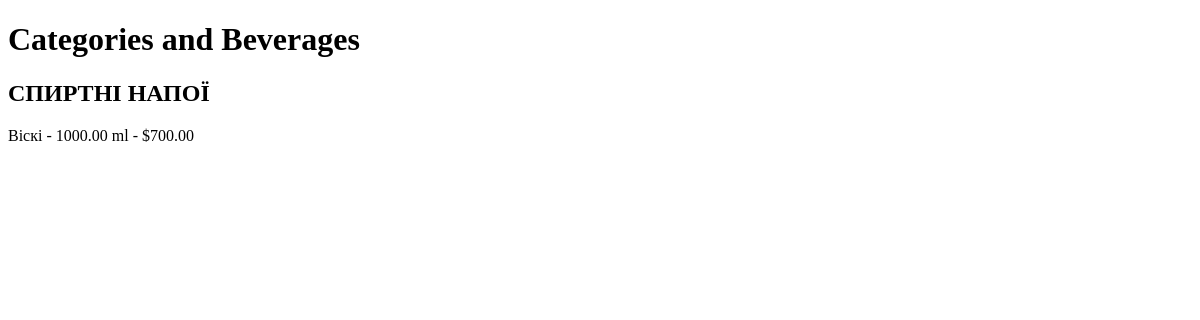
Before: / with the older database file.
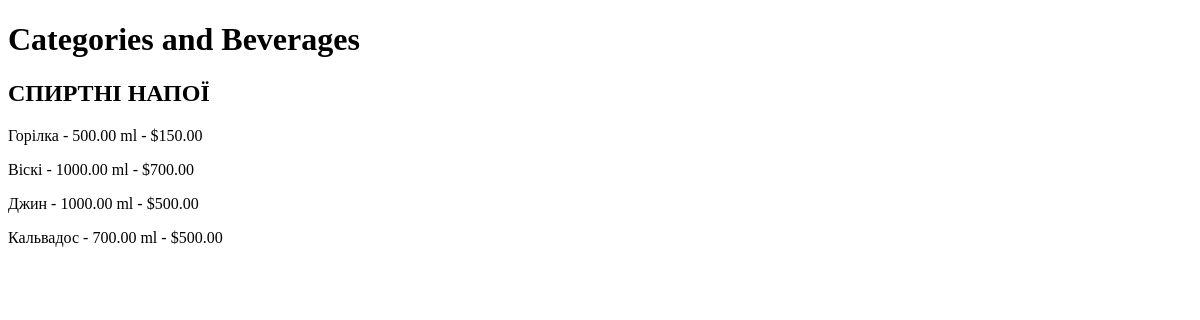
After: the same page with the newer database file.
### main_Kr/models.py (models this page shows, shortened)
class Category(models.Model):
    name = models.CharField(max_length=50)
    is_visible = models.BooleanField(default=True)
    sort = models.IntegerField(default=0)
    class Meta:
        ordering = ('sort','name')

class Beverage(models.Model):
    name = models.CharField(max_length=100)
    volume = models.DecimalField(max_digits=6, decimal_places=2, help_text="Об'єм у мл")
    alcohol_content = models.DecimalField(max_digits=4, decimal_places=2, help_text="Вміст алкоголю у %")
    price = models.DecimalField(max_digits=10, decimal_places=2)
    description = models.TextField(blank=True, null=True)
    photo = models.ImageField(upload_to='images/beverages/')
    is_visible = models.BooleanField(default=True)
    category = models.ForeignKey(Category, on_delete=models.CASCADE, related_name='beverages')
    sort = models.IntegerField(default=0)
    class Meta:
        ordering = ('sort','name')

### main_Kr/views.py (the view)
# urls.py: path('',home, name='home'),
def home(request):
   categories = Category.objects.filter(is_visible=True)
   beverages = Beverage.objects.filter(is_visible=True)
   cheeses = Cheese.objects.filter(is_visible=True)
   context = {
      'categories': categories,
      'beverages': beverages,
      'cheeses': cheeses,
   }
   return render(request, 'product.html', context)

### main_Kr/templates/product.html (shortened to what this page needs)
<!DOCTYPE html>
<html lang="en">
<head>
</head>
<body>
    <h1>Categories and Beverages</h1>
    {% for category in categories %}
        <div>
            <h2>{{ category.name }}</h2>
            {% for beverage in category.beverages.all %}
                <p>{{ beverage.name }} - {{ beverage.volume }} ml - ${{ beverage.price }}</p>
            {% empty %}
                <p>No beverages available in this category.</p>
            {% endfor %}
        </div>
    {% empty %}
        <p>No categories available.</p>
    {% endfor %}
</body>
</html>

Changed rows visible on the page:
added Beverage: name "Горілка", volume "500.00", price "150.00"
added Beverage: name "Джин", volume "1000.00", price "500.00"
added Beverage: name "Кальвадос", volume "700.00", price "500.00"
